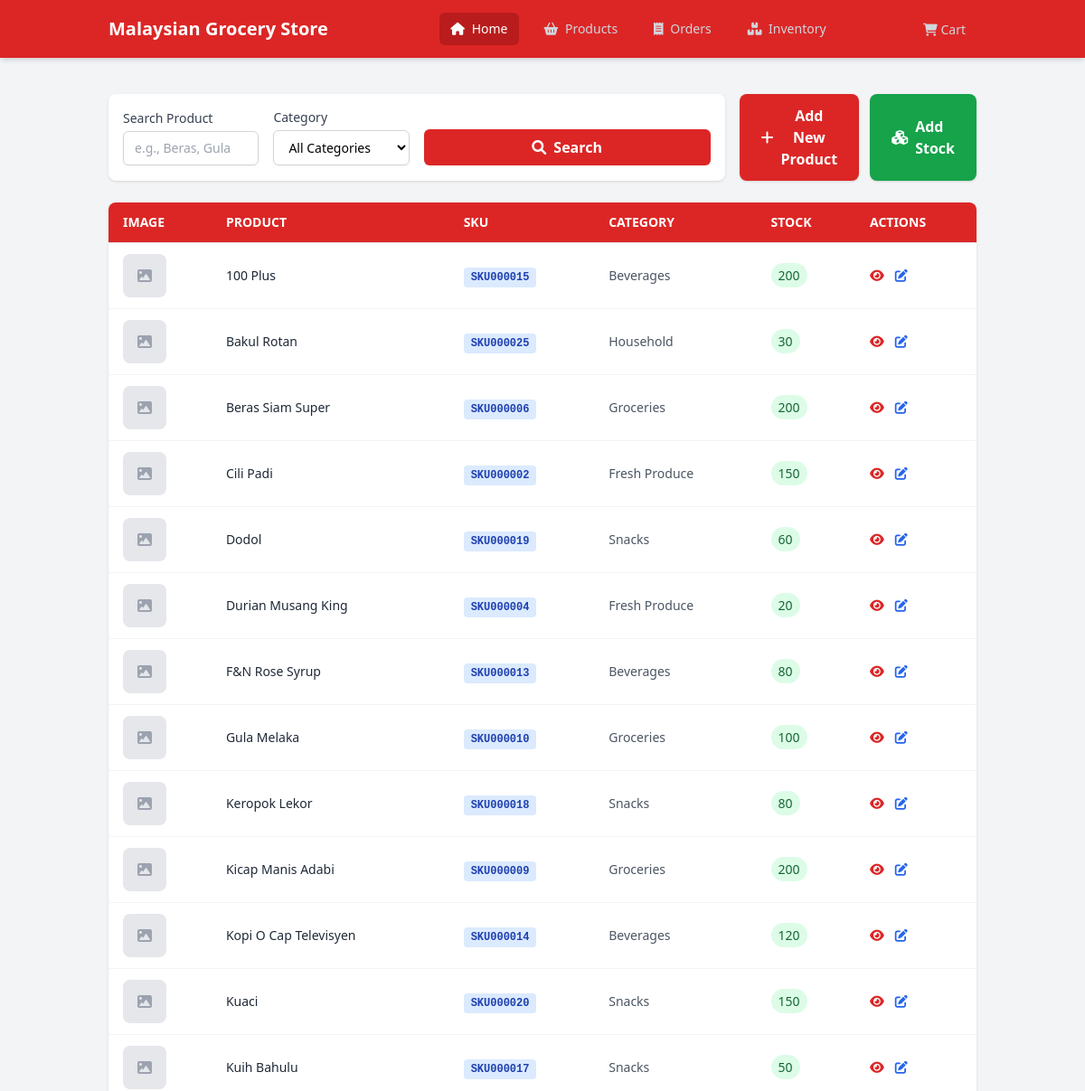
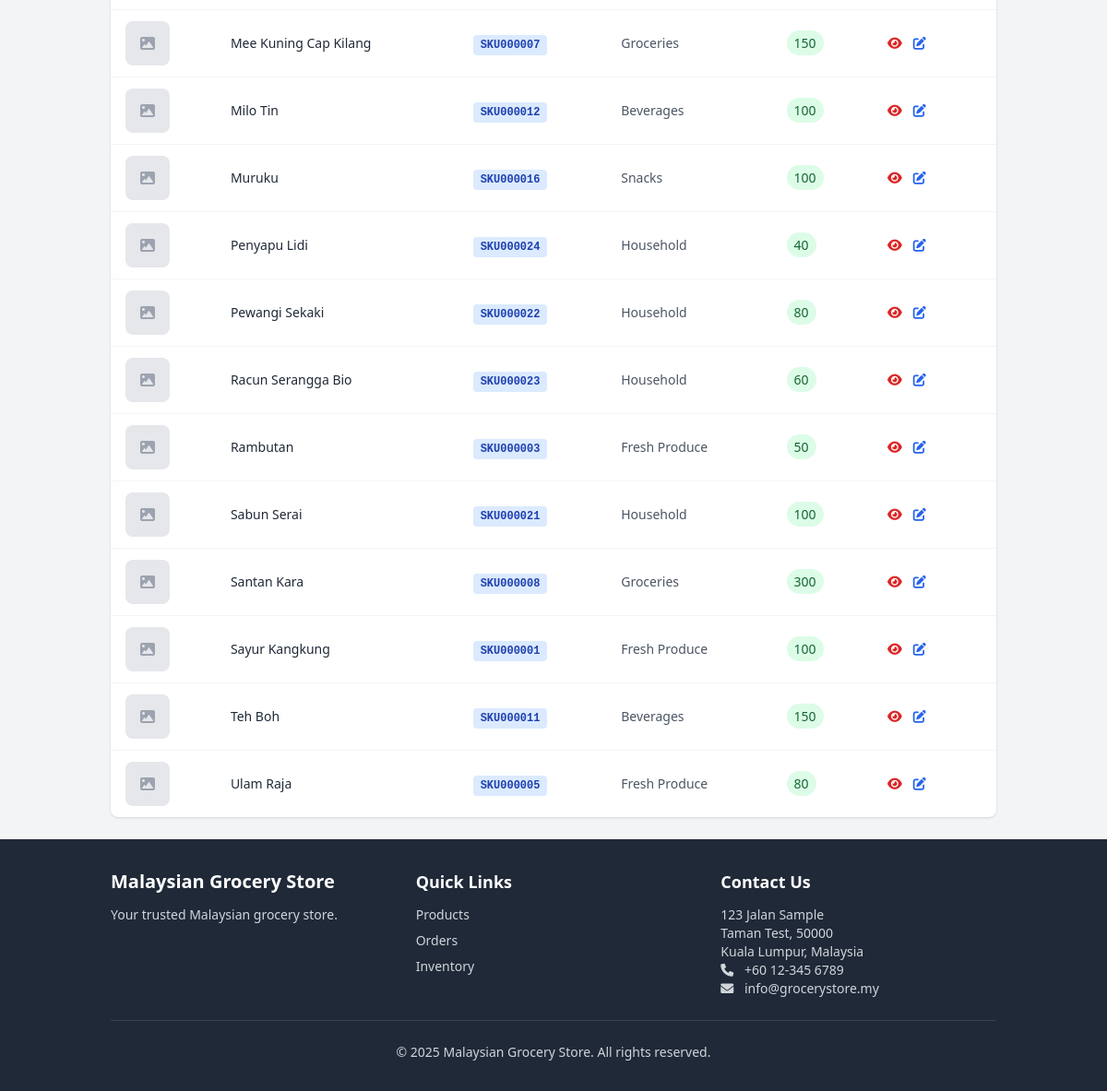
/modules/inventory/index.php, run on an earlier commit of the app's database (2 pictures, top to bottom).
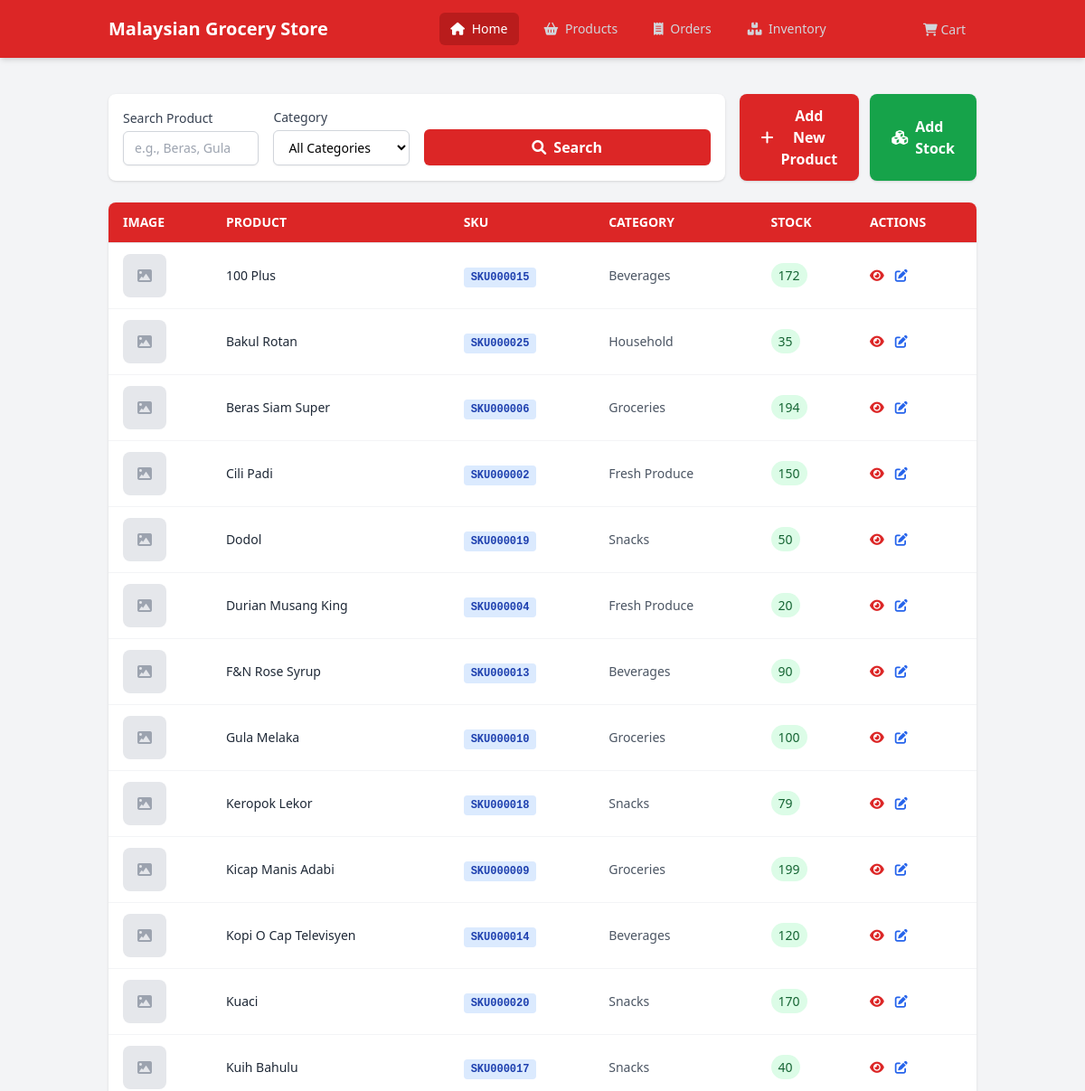
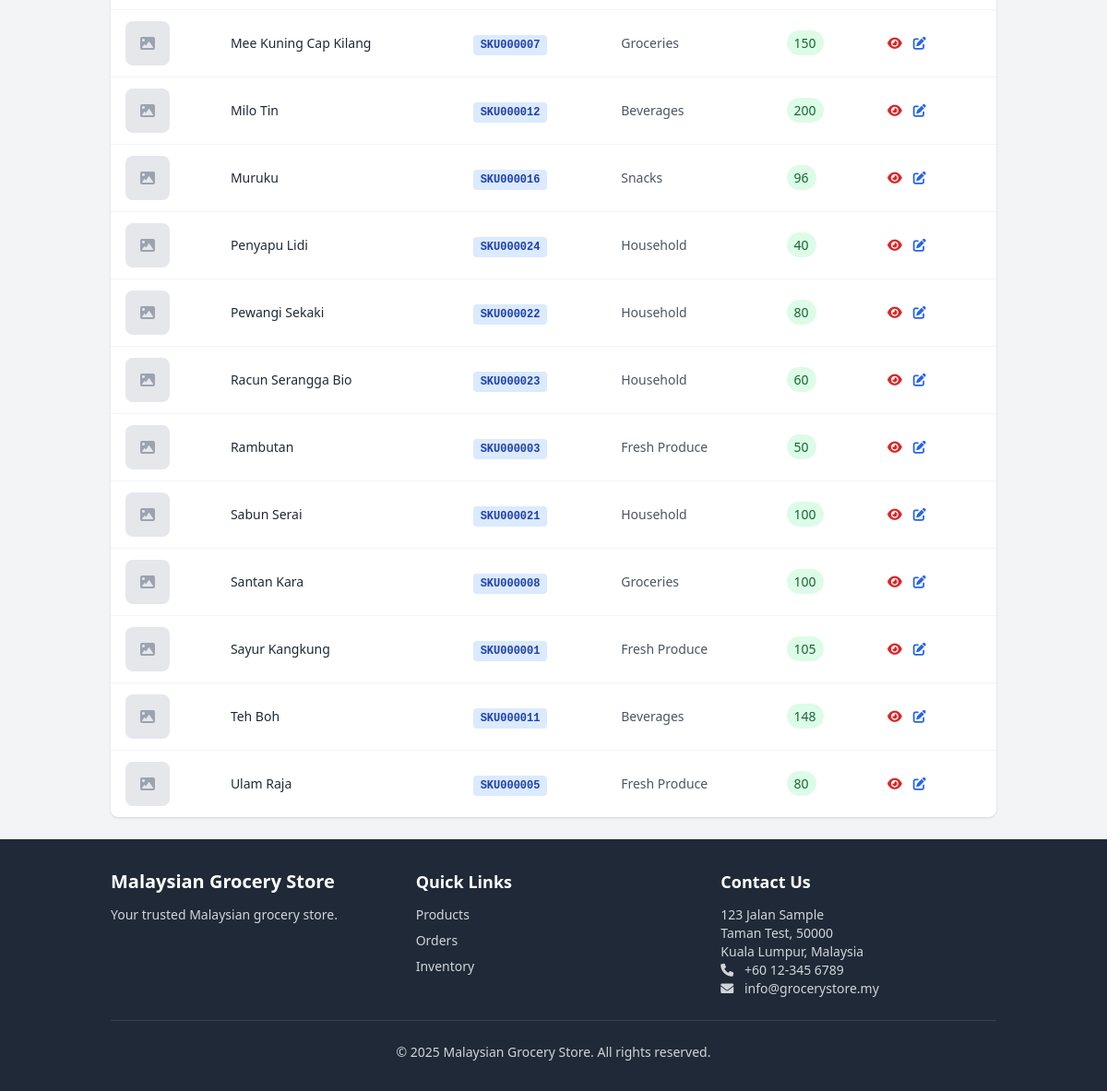
And on a later commit of the database (2 pictures, top to bottom).
### tables this page shows
CREATE TABLE products (
    id INTEGER PRIMARY KEY AUTOINCREMENT,
    category_id INTEGER,
    name TEXT NOT NULL,
    description TEXT,
    price DECIMAL(10,2) NOT NULL,
    stock_quantity INTEGER NOT NULL DEFAULT 0,
    image_url TEXT,
    created_at DATETIME DEFAULT CURRENT_TIMESTAMP,
    updated_at DATETIME DEFAULT CURRENT_TIMESTAMP,
    deleted_at DATETIME, "sku",
    FOREIGN KEY (category_id) REFERENCES categories(id)
);

CREATE TABLE categories (
    id INTEGER PRIMARY KEY AUTOINCREMENT,
    name TEXT NOT NULL,
    description TEXT,
    created_at DATETIME DEFAULT CURRENT_TIMESTAMP,
    updated_at DATETIME DEFAULT CURRENT_TIMESTAMP,
    deleted_at DATETIME
);

### modules/inventory/functions.php (called while the page is built, shortened)
<?php
function getInventoryItems($category_id = null, $search = null) {
    $db = initializeDatabase();
    $sql = "SELECT p.*, c.name as category_name
            FROM products p
            JOIN categories c ON p.category_id = c.id
            WHERE p.deleted_at IS NULL";
    $params = [];
    $sql .= " ORDER BY p.name ASC";
    $stmt = $db->prepare($sql);
    $result = $stmt->execute();
    $items = [];
    while ($row = $result->fetchArray(SQLITE3_ASSOC)) {
        $items[] = $row;
    }
    return $items;
}
function generateSKU($product_id = null, $name = '') {
    $db = initializeDatabase();
    if ($product_id) {
        $sku = 'SKU' . str_pad($product_id, 6, '0', STR_PAD_LEFT);
    } else {
        $result = $db->query("SELECT seq FROM sqlite_sequence WHERE name='products'");
        $row = $result->fetchArray(SQLITE3_ASSOC);
        $next_id = $row ? $row['seq'] + 1 : 1;
        $sku = 'SKU' . str_pad($next_id, 6, '0', STR_PAD_LEFT);
    }
    $counter = 0;
    $original_sku = $sku;
    while (skuExists($sku)) {
        $counter++;
        $sku = $original_sku . '-' . $counter;
    }
    return $sku;
}
function skuExists($sku) {
    $db = initializeDatabase();
    $stmt = $db->prepare("SELECT id FROM products WHERE sku = :sku AND deleted_at IS NULL");
    $stmt->bindValue(':sku', $sku, SQLITE3_TEXT);
    $result = $stmt->execute();
    return $result->fetchArray(SQLITE3_ASSOC) !== false;
}

### modules/inventory/templates/list.php (the view, shortened to what this page needs)
<?php
$category_id = $_GET['category'] ?? null;
$search = $_GET['search'] ?? null;
$inventory_items = getInventoryItems($category_id, $search);
?>
<div class="inventory-container py-6">
    <div class="flex flex-col md:flex-row justify-between gap-4 mb-6">
        <div class="flex-grow p-4 bg-white rounded-lg shadow">
            <form method="GET" action="index.php" class="grid grid-cols-1 md:grid-cols-4 gap-4 items-end">
                <div>
                    <label for="search" class="block text-sm font-medium text-gray-700">Search Product</label>
                    <input type="text" name="search" id="search"
                           value="<?= htmlspecialchars($search ?? '') ?>"
                           placeholder="e.g., Beras, Gula"
                           class="mt-1 block w-full px-3 py-2 border border-gray-300 rounded-md shadow-sm focus:outline-none focus:ring-theme-red focus:border-theme-red sm:text-sm">
                </div>
                <div>
                    <label for="category" class="block text-sm font-medium text-gray-700">Category</label>
                    <select name="category" id="category"
                            class="mt-1 block w-full px-3 py-2 border border-gray-300 bg-white rounded-md shadow-sm focus:outline-none focus:ring-theme-red focus:border-theme-red sm:text-sm">
                        <option value="">All Categories</option>
                    </select>
                </div>
                <div class="flex gap-4 md:col-span-2">
                    <button type="submit"
                            class="w-full bg-theme-red hover:bg-theme-red-dark text-white font-semibold py-2 px-4 rounded-md shadow-sm focus:outline-none focus:ring-2 focus:ring-offset-2 focus:ring-theme-red">
                        <i class="fas fa-search mr-2"></i>Search
                    </button>
                </div>
            </form>
        </div>
                <div class="flex flex-col md:flex-row gap-3 h-fit self-end">
                    <button onclick="toggleProductForm()"
                        class="bg-theme-red hover:bg-red-700 text-white font-semibold px-6 py-3 rounded-lg shadow transition-all inline-flex items-center">
                        <i class="fas fa-plus mr-2"></i>Add New Product
                     </button>
                <a href="index.php?module=inventory&action=add"
                    class="bg-green-600 hover:bg-green-700 text-white font-semibold px-6 py-3 rounded-lg shadow transition-all inline-flex items-center">
                        <i class="fas fa-cubes mr-2"></i>Add Stock
                </a>
                </div>
    </div>
    <div class="bg-white rounded-lg shadow overflow-x-auto">
        <table class="min-w-full divide-y divide-gray-200">
            <thead class="bg-theme-red text-white">
                <tr>
                    <th class="px-4 py-3 text-left text-sm font-semibold uppercase">Image</th>
                    <th class="px-4 py-3 text-left text-sm font-semibold uppercase">Product</th>
                    <th class="px-4 py-3 text-left text-sm font-semibold uppercase">SKU</th>
                    <th class="px-4 py-3 text-left text-sm font-semibold uppercase">Category</th>
                    <th class="px-4 py-3 text-left text-sm font-semibold uppercase">Stock</th>
                    <th class="px-4 py-3 text-left text-sm font-semibold uppercase">Actions</th>
                </tr>
            </thead>
            <tbody class="divide-y divide-gray-100">
                <?php if (empty($inventory_items)): ?>
                    <tr>
                        <td colspan="6" class="text-center text-gray-500 py-6">No inventory items found.</td>
                    </tr>
                <?php else: ?>
                    <?php foreach ($inventory_items as $item): ?>
                        <tr class="hover:bg-gray-50">
                            <td class="px-4 py-3">
                                <?php if (!empty($item['image_url']) && file_exists($item['image_url'])): ?>
                                    <img src="<?= htmlspecialchars($item['image_url']) ?>"
                                         alt="<?= htmlspecialchars($item['name']) ?>"
                                         class="w-12 h-12 object-cover rounded-lg shadow-sm">
                                <?php else: ?>
                                    <div class="w-12 h-12 bg-gray-200 rounded-lg flex items-center justify-center">
                                        <i class="fas fa-image text-gray-400"></i>
                                    </div>
                                <?php endif; ?>
                            </td>
                            <td class="px-4 py-3 text-sm text-gray-800 font-medium"><?= htmlspecialchars($item['name']) ?></td>
                            <td class="px-4 py-3 text-sm">
                                <?php
                                $displaySku = !empty($item['sku']) ? $item['sku'] : generateSKU($item['id'], $item['name']);
                                ?>
                                <span class="bg-blue-100 text-blue-800 px-2 py-1 rounded text-xs font-mono font-semibold">
                                    <?= htmlspecialchars($displaySku) ?>
                                </span>
                            </td>
                            <td class="px-4 py-3 text-sm text-gray-600"><?= htmlspecialchars($item['category_name']) ?></td>
                            <td class="px-4 py-3 text-sm text-gray-800">
                                <span class="px-2 py-1 rounded-full <?= $item['stock_quantity'] > 0 ? 'bg-green-100 text-green-800' : 'bg-red-100 text-red-800' ?>">
                                    <?= $item['stock_quantity'] ?>
                                </span>
                            </td>
                            <td class="px-4 py-3 text-sm">
                                <div class="flex gap-3">
                                    <a href="index.php?module=inventory&action=view&id=<?= $item['id'] ?>"
                                       class="text-theme-red hover:text-red-700" title="View Details">
                                        <i class="fas fa-eye"></i>
                                    </a>
                                    <a href="index.php?module=inventory&action=edit&id=<?= $item['id'] ?>"
                                       class="text-blue-600 hover:text-blue-700" title="Edit Product">
                                        <i class="fas fa-edit"></i>
                                    </a>
                                </div>
                            </td>
                        </tr>
                    <?php endforeach; ?>
                <?php endif; ?>
            </tbody>
        </table>
    </div>
</div>

### templates/header.php (shortened to what this page needs)
<?php
$current_module = $_GET['module'] ?? 'home';
?>
<!DOCTYPE html>
<html lang="en">
<head>
    <script src="https://cdn.tailwindcss.com"></script>
    <link href="https://cdnjs.cloudflare.com/ajax/libs/font-awesome/6.0.0/css/all.min.css" rel="stylesheet">
    <link rel="stylesheet" href="assets/css/style.css">
</head>
<body class="bg-gray-100 flex flex-col min-h-screen">
    <nav class="bg-theme-red shadow-md sticky top-0 z-50">
        <div class="container mx-auto px-4 sm:px-6 lg:px-8">
            <div class="flex items-center justify-between h-16">
                <div class="flex items-center">
                    <a class="text-white font-bold text-xl" href="index.php"><?php echo APP_NAME; ?></a>
                </div>
                <div class="hidden md:block">
                    <div class="ml-10 flex items-baseline space-x-4">
                        <a class="text-gray-300 hover:bg-theme-red-dark hover:text-white px-3 py-2 rounded-md text-sm font-medium <?php echo $current_module === 'home' ? 'bg-theme-red-dark text-white' : ''; ?>"
                            href="index.php">
                            <i class="fas fa-home mr-1"></i> Home
                        </a>
                        <a class="text-gray-300 hover:bg-theme-red-dark hover:text-white px-3 py-2 rounded-md text-sm font-medium <?php echo $current_module === 'products' ? 'bg-theme-red-dark text-white' : ''; ?>"
                            href="index.php?module=products">
                            <i class="fas fa-shopping-basket mr-1"></i> Products
                        </a>
                        <a class="text-gray-300 hover:bg-theme-red-dark hover:text-white px-3 py-2 rounded-md text-sm font-medium <?php echo $current_module === 'orders' ? 'bg-theme-red-dark text-white' : ''; ?>"
                            href="index.php?module=orders">
                            <i class="fas fa-receipt mr-1"></i> Orders
                        </a>
                        <a class="text-gray-300 hover:bg-theme-red-dark hover:text-white px-3 py-2 rounded-md text-sm font-medium <?php echo $current_module === 'inventory' ? 'bg-theme-red-dark text-white' : ''; ?>"
                            href="index.php?module=inventory">
                            <i class="fas fa-boxes mr-1"></i> Inventory
                        </a>
                    </div>
                </div>
                <div class="hidden md:block">
                    <a href="index.php?module=cart"
                        class="text-gray-300 hover:bg-theme-red-dark hover:text-white px-3 py-2 rounded-md text-sm font-medium relative <?php echo $current_module === 'cart' ? 'bg-theme-red-dark text-white' : ''; ?>">
                        <i class="fas fa-shopping-cart"></i> Cart
                    </a>
                </div>
            </div>
        </div>
    </nav>
    <div class="container mx-auto px-4 sm:px-6 lg:px-8 mt-4 flex-grow">

### modules/inventory/index.php (shortened to what this page needs)
<?php
require_once __DIR__ . '/../../includes/functions.php';
require_once __DIR__ . '/functions.php';
$action = $_GET['action'] ?? 'list';
require_once __DIR__ . '/../../templates/header.php';
switch ($action) {
    case 'list':
        require_once __DIR__ . '/templates/list.php';
        break;
}
require_once __DIR__ . '/../../templates/footer.php';

### templates/footer.php (shortened to what this page needs)
</div>
<footer class="bg-gray-800 text-gray-300 mt-auto py-8">
    <div class="container mx-auto px-4 sm:px-6 lg:px-8">
        <div class="grid grid-cols-1 md:grid-cols-3 gap-8">
            <div>
                <h5 class="text-xl font-semibold text-white mb-3"><?php echo APP_NAME; ?></h5>
                <p class="text-sm">Your trusted Malaysian grocery store.</p>
            </div>
            <div>
                <h5 class="text-lg font-semibold text-white mb-3">Quick Links</h5>
                <ul class="space-y-2 text-sm">
                    <li><a href="index.php?module=products" class="hover:text-white">Products</a></li>
                    <li><a href="index.php?module=orders" class="hover:text-white">Orders</a></li>
                    <li><a href="index.php?module=inventory" class="hover:text-white">Inventory</a></li>
                </ul>
            </div>
            <div>
                <h5 class="text-lg font-semibold text-white mb-3">Contact Us</h5>
                <address class="text-sm not-italic">
                    123 Jalan Sample<br>
                    Taman Test, 50000<br>
                    Kuala Lumpur, Malaysia<br>
                    <i class="fas fa-phone mr-2"></i> <span class="my-phone">+60 12-345 6789</span><br>
                    <i class="fas fa-envelope mr-2"></i> info@grocerystore.my
                </address>
            </div>
        </div>
        <hr class="border-gray-700 my-6">
        <div class="text-center text-sm">
            <p>&copy; <?php echo date('Y'); ?> <?php echo APP_NAME; ?>. All rights reserved.</p>
        </div>
    </div>
</footer>
</body>
</html>

### assets/css/style.css (style rules this page uses)
.my-phone { direction: ltr; unicode-bidi: bidi-override; }

What changed in the data, as far as the page shows it:
changed products "100 Plus": stock_quantity "200" → "172"
changed products "Bakul Rotan": stock_quantity "30" → "35"
changed products "Beras Siam Super": stock_quantity "200" → "194"
changed products "Dodol": stock_quantity "60" → "50"
changed products "F&N Rose Syrup": stock_quantity "80" → "90"
changed products "Keropok Lekor": stock_quantity "80" → "79"
changed products "Kicap Manis Adabi": stock_quantity "200" → "199"
changed products "Kuaci": stock_quantity "150" → "170"
changed products "Kuih Bahulu": stock_quantity "50" → "40"
changed products "Milo Tin": stock_quantity "100" → "200"
changed products "Muruku": stock_quantity "100" → "96"
changed products "Santan Kara": stock_quantity "300" → "100"
changed products "Sayur Kangkung": stock_quantity "100" → "105"
changed products "Teh Boh": stock_quantity "150" → "148"
